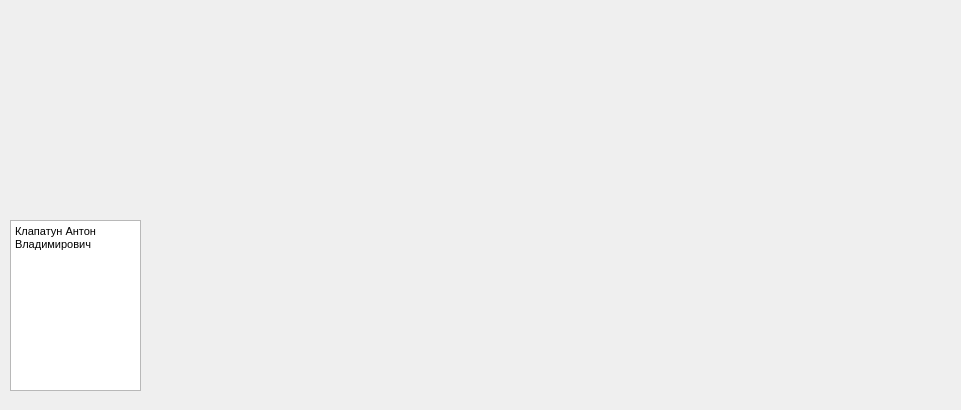
<?xml version="1.0" encoding="UTF-8"?>
<ui version="4.0">
 <class>Auth</class>
 <widget class="QWidget" name="Auth">
  <property name="geometry">
   <rect>
    <x>0</x>
    <y>0</y>
    <width>961</width>
    <height>410</height>
   </rect>
  </property>
  <property name="windowTitle">
   <string>Информация об авторах</string>
  </property>
  <widget class="QLabel" name="label">
   <property name="geometry">
    <rect>
     <x>10</x>
     <y>10</y>
     <width>941</width>
     <height>191</height>
    </rect>
   </property>
   <property name="text">
    <string/>
   </property>
   <property name="pixmap">
    <pixmap>../../../../Public/Pictures/Sample Pictures/Koala.jpg</pixmap>
   </property>
  </widget>
  <widget class="QTextEdit" name="textEdit">
   <property name="geometry">
    <rect>
     <x>10</x>
     <y>220</y>
     <width>131</width>
     <height>171</height>
    </rect>
   </property>
   <property name="html">
    <string>&lt;!DOCTYPE HTML PUBLIC &quot;-//W3C//DTD HTML 4.0//EN&quot; &quot;http://www.w3.org/TR/REC-html40/strict.dtd&quot;&gt;
&lt;html&gt;&lt;head&gt;&lt;meta name=&quot;qrichtext&quot; content=&quot;1&quot; /&gt;&lt;style type=&quot;text/css&quot;&gt;
p, li { white-space: pre-wrap; }
&lt;/style&gt;&lt;/head&gt;&lt;body style=&quot; font-family:'MS Shell Dlg 2'; font-size:8.25pt; font-weight:400; font-style:normal;&quot;&gt;
&lt;p style=&quot; margin-top:0px; margin-bottom:0px; margin-left:0px; margin-right:0px; -qt-block-indent:0; text-indent:0px;&quot;&gt;Клапатун Антон Владимирович&lt;/p&gt;&lt;/body&gt;&lt;/html&gt;</string>
   </property>
  </widget>
 </widget>
 <resources/>
 <connections/>
</ui>
